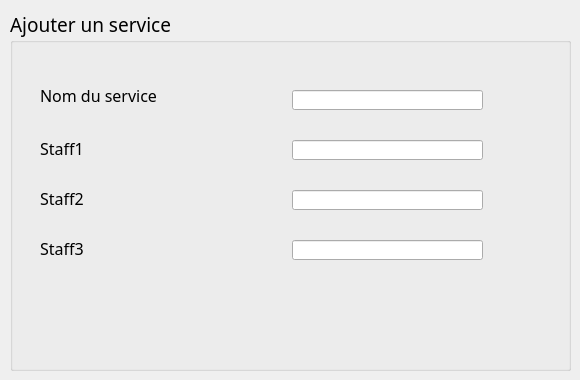
      <widget class="QWidget" name="ajout_service">
       <widget class="QGroupBox" name="groupBox">
        <property name="geometry">
         <rect>
          <x>10</x>
          <y>10</y>
          <width>561</width>
          <height>361</height>
         </rect>
        </property>
        <property name="font">
         <font>
          <family>Quicksand-SemiBold</family>
          <pointsize>14</pointsize>
         </font>
        </property>
        <property name="title">
         <string>Ajouter un service</string>
        </property>
        <widget class="QLineEdit" name="lineEdit_AjoutStaff3">
         <property name="geometry">
          <rect>
           <x>282</x>
           <y>230</y>
           <width>191</width>
           <height>20</height>
          </rect>
         </property>
        </widget>
        <widget class="QLineEdit" name="lineEdit_AjoutStaff2">
         <property name="geometry">
          <rect>
           <x>282</x>
           <y>180</y>
           <width>191</width>
           <height>20</height>
          </rect>
         </property>
        </widget>
        <widget class="QLabel" name="nom_service">
         <property name="geometry">
          <rect>
           <x>30</x>
           <y>70</y>
           <width>131</width>
           <height>31</height>
          </rect>
         </property>
         <property name="font">
          <font>
           <family>Quicksand-SemiBold</family>
           <pointsize>12</pointsize>
          </font>
         </property>
         <property name="text">
          <string>Nom du service</string>
         </property>
        </widget>
        <widget class="QLabel" name="staff1">
         <property name="geometry">
          <rect>
           <x>30</x>
           <y>130</y>
           <width>91</width>
           <height>16</height>
          </rect>
         </property>
         <property name="font">
          <font>
           <family>Quicksand-SemiBold</family>
           <pointsize>12</pointsize>
          </font>
         </property>
         <property name="text">
          <string>Staff1</string>
         </property>
        </widget>
        <widget class="QLabel" name="staff2">
         <property name="geometry">
          <rect>
           <x>30</x>
           <y>180</y>
           <width>61</width>
           <height>16</height>
          </rect>
         </property>
         <property name="font">
          <font>
           <family>Quicksand-SemiBold</family>
           <pointsize>12</pointsize>
          </font>
         </property>
         <property name="text">
          <string>Staff2</string>
         </property>
        </widget>
        <widget class="QLabel" name="staff3">
         <property name="geometry">
          <rect>
           <x>30</x>
           <y>230</y>
           <width>81</width>
           <height>16</height>
          </rect>
         </property>
         <property name="font">
          <font>
           <family>Quicksand-SemiBold</family>
           <pointsize>12</pointsize>
          </font>
         </property>
         <property name="text">
          <string>Staff3</string>
         </property>
        </widget>
        <widget class="QPushButton" name="pushButton_AjouterService">
         <property name="geometry">
          <rect>
           <x>520</x>
           <y>320</y>
           <width>31</width>
           <height>31</height>
          </rect>
         </property>
         <property name="styleSheet">
          <string notr="true">#pushButton_AjouterService{
background-color: transparent;
border-image: url(:valider.png);
background: none;
border: none;
background-repeat: none;
}</string>
         </property>
         <property name="text">
          <string/>
         </property>
        </widget>
        <widget class="QPushButton" name="pushButton_AnnulerAjoutService">
         <property name="geometry">
          <rect>
           <x>10</x>
           <y>330</y>
           <width>51</width>
           <height>21</height>
          </rect>
         </property>
         <property name="styleSheet">
          <string notr="true">#pushButton_AnnulerAjoutService{
background-color: transparent;
border-image: url(:precedent.png);
background: none;
border: none;
background-repeat: none;
}</string>
         </property>
         <property name="text">
          <string/>
         </property>
        </widget>
        <widget class="QLineEdit" name="lineEdit_ajoutNomService">
         <property name="geometry">
          <rect>
           <x>282</x>
           <y>80</y>
           <width>191</width>
           <height>20</height>
          </rect>
         </property>
        </widget>
        <widget class="QLineEdit" name="lineEdit_AjoutStaff1">
         <property name="geometry">
          <rect>
           <x>282</x>
           <y>130</y>
           <width>191</width>
           <height>20</height>
          </rect>
         </property>
        </widget>
       </widget>
      </widget>
